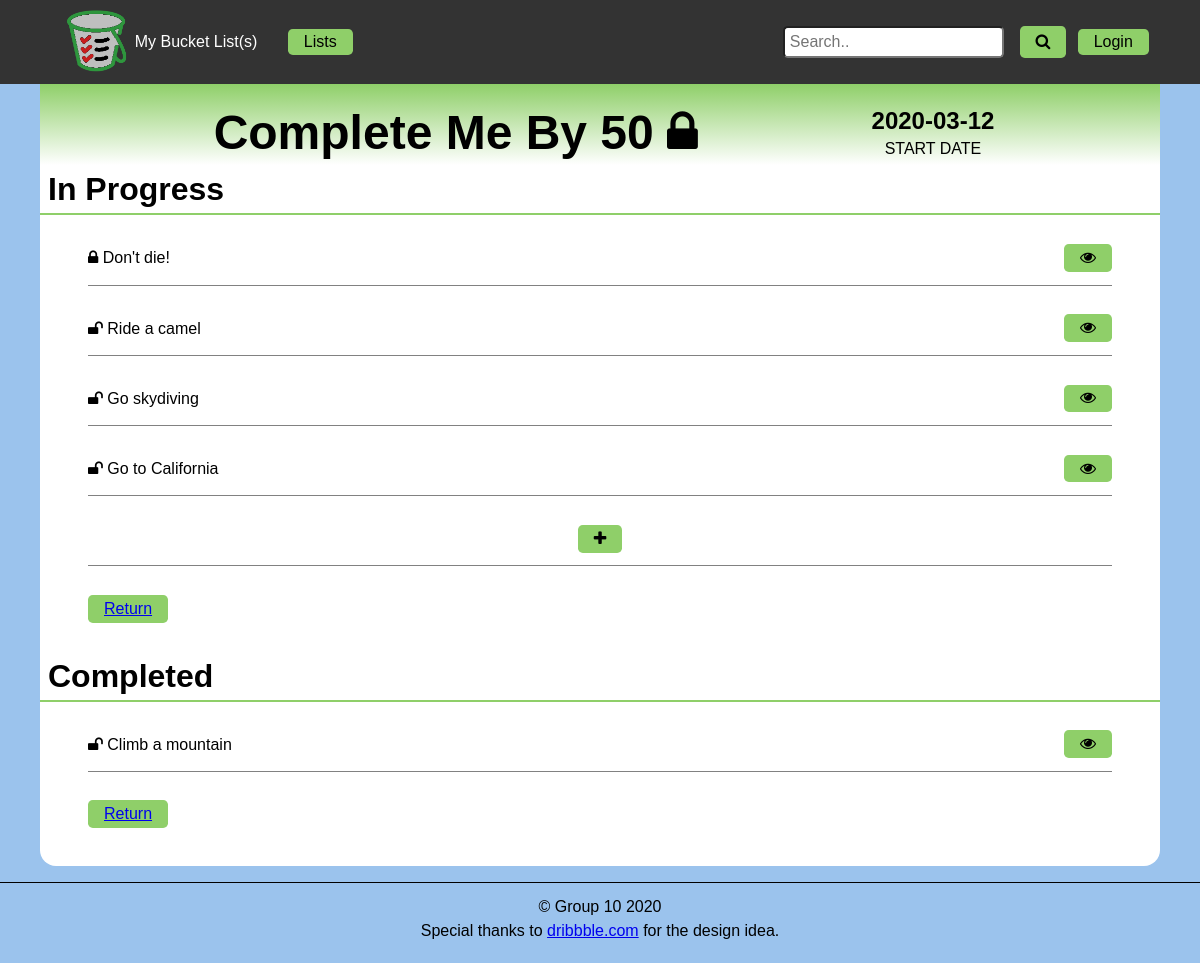
Page /sample_list.php on the committed database.
### tables this page shows
CREATE TABLE `g10_lists` (
  `id` int(11) NOT NULL,
  `fk_userid` int(11) NOT NULL,
  `listname` varchar(50) NOT NULL,
  `start` date NOT NULL,
  `end` date DEFAULT NULL,
  `private` tinyint(1) NOT NULL DEFAULT '1'
);

CREATE TABLE `g10_listitems` (
  `id` int(11) NOT NULL,
  `fk_listid` int(11) NOT NULL,
  `name` varchar(50) NOT NULL,
  `description` varchar(280) DEFAULT NULL,
  `picpath` varchar(255) DEFAULT NULL,
  `completion` date DEFAULT NULL,
  `private` tinyint(1) NOT NULL DEFAULT '1'
);

### sample_list.php (the view, shortened to what this page needs)
<?php
  $pdo = connectDb();
  $query = "SELECT * FROM `g10_lists` WHERE id = ?";
  $stmt = $pdo->prepare($query);
  $stmt->execute([1]);
  $list = $stmt->fetch();
  $query =  "SELECT id, name, completion, private FROM `g10_listitems` WHERE fk_listid = ?";
  $stmt = $pdo->prepare($query);
  $stmt->execute([$list['id']]);
  $listitems = $stmt->fetchAll();
?>
<!DOCTYPE html>
<html lang="en">
    <head>
        <?php
            include "includes/meta.php";
        ?>
    </head>
    <body>
        <header>
            <?php include 'includes/nav.php' ?>
        </header>
        <main>
            <header>
                <h1>
                    <?= $list['listname'] ?>
                    <?php if($list['private'] == 1):?>
                        <span><i class="fa fa-lock"></i></span>
                    <?php else: ?>
                        <span><i class="fa fa-unlock"></i></span>
                    <?php endif ?>
                </h1>
                <div>
                    <span><?= $list['start'] ?></span>
                    <p>START DATE</p>
                </div>
            </header>
            <h2>In Progress</h2>
            <ul>
                <?php foreach($listitems as $row): ?>
                    <?php if($row['completion'] != null)
                            continue;
                    ?>
                    <li>
                        <?php if ($row['private'] == 1):?>
                                <span><i class="fa fa-lock"></i> <?= $row['name']?></span>
                        <?php else: ?>
                            <span><i class="fa fa-unlock"></i> <?= $row['name']?></span>
                        <?php endif ?>
                        <div>
                            <button class="viewbutton" value="<?= $row['id']?>"><i class="fa fa-eye"></i></button>
                        </div>
                    </li>
                <?php endforeach ?>
                <li><button id = "additem"><i class="fa fa-plus"></i></button></li>
                <li><button type="button" name="Return" ><a href="display_list.php">Return</a></button></li>
            </ul>
            <h2>Completed</h2>
            <ul>
                <?php foreach($listitems as $row): ?>
                    <?php if($row['completion'] == null)
                            continue;
                    ?>
                    <li>
                        <?php if ($row['private'] == 1):?>
                                <span><i class="fa fa-lock"></i> <?= $row['name']?></span>
                        <?php else: ?>
                            <span><i class="fa fa-unlock"></i> <?= $row['name']?></span>
                        <?php endif ?>
                        <div><button class="viewbutton" value="<?= $row['id']?>"><i class="fa fa-eye"></i></button></div>
                    </li>
                <?php endforeach ?>
                <li>
                    <button type="button" name="Return" ><a href="display_list.php">Return</a></button>
                </li>
            </ul>
        </main>
        <?php include 'includes/footer.php' ?>
    </body>
</html>

### css/default.css (style rules this page uses)
:root { --link-color: #8fcf69; --linkhover-color: #818181; --text-color: #000; }
body { background-color: #9bc3ed; color: var(--text-color); font-family: Verdana, Helvetica, sans-serif; font-size: 16px; margin: auto; }
main { background-color: #FFF; border-bottom-right-radius: 1rem; border-bottom-left-radius: 1rem; max-width: 70rem; font-size: 1em; padding: 0 0 0.6em 0; margin: auto; }
header { text-align: center; background: linear-gradient(var(--link-color), transparent); }
main header { align-items: flex-end; display: flex; flex-direction: row; justify-content: space-evenly; padding: 1em 0 0 0; }
p,h1,h2,h3,h4,h5 { padding: 0.5rem; }
h1 { font-size: 3em; font-weight: bold; }
h2 { font-size: 2em; font-weight: bold; border-bottom: 2px solid var(--link-color); }
button, nav a, .dropdown, #login a { padding: 0.3rem 1rem; color: var(--text-color); margin: 0.5rem auto; background-color: var(--link-color); font-size: 1rem; border: none; cursor: pointer; border-radius: 0.3rem; }
main header div:nth-child(-n+3) span { font-size: 1.5em; font-weight: bold; }
main header~ul li, .lists>ul li { align-content: center; border-bottom: 0.1em solid #818181; display: flex; margin: 1em 3em; padding: 0.3em 0; }
main header~ul li span { align-self: center; }
main header~ul li div { margin-left: auto; }
main header~ul li:last-of-type, .lists>ul li:last-of-type { border: none; display:block; justify-self: flex-start; }

### rows in the picture
g10_lists: listname "Complete Me By 50", start "2020-03-12"
g10_listitems: name "Don't die!", $row['id'] 1 (drawn)
g10_listitems: name "Ride a camel", $row['id'] 2 (drawn)
g10_listitems: name "Go skydiving", $row['id'] 27 (drawn)
g10_listitems: name "Go to California", $row['id'] 28 (drawn)
g10_listitems: name "Climb a mountain", $row['id'] 29 (drawn)
